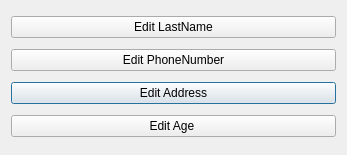
<?xml version="1.0" encoding="UTF-8"?>
<ui version="4.0">
 <class>UpdateEmployeeDialog</class>
 <widget class="QDialog" name="UpdateEmployeeDialog">
  <property name="geometry">
   <rect>
    <x>0</x>
    <y>0</y>
    <width>347</width>
    <height>155</height>
   </rect>
  </property>
  <property name="windowTitle">
   <string>UpdateEmployeeDialog</string>
  </property>
  <layout class="QGridLayout" name="gridLayout">
   <item row="2" column="0">
    <widget class="QPushButton" name="editAddressEPushButton">
     <property name="text">
      <string>Edit Address</string>
     </property>
    </widget>
   </item>
   <item row="0" column="0">
    <widget class="QPushButton" name="editLNameAPushButton">
     <property name="text">
      <string>Edit LastName</string>
     </property>
    </widget>
   </item>
   <item row="3" column="0">
    <widget class="QPushButton" name="editAgeEPushButton">
     <property name="text">
      <string>Edit Age </string>
     </property>
    </widget>
   </item>
   <item row="1" column="0">
    <widget class="QPushButton" name="editPhoneNumEPushButton">
     <property name="text">
      <string>Edit PhoneNumber</string>
     </property>
    </widget>
   </item>
  </layout>
 </widget>
 <layoutdefault spacing="6" margin="11"/>
 <resources/>
 <connections/>
</ui>
